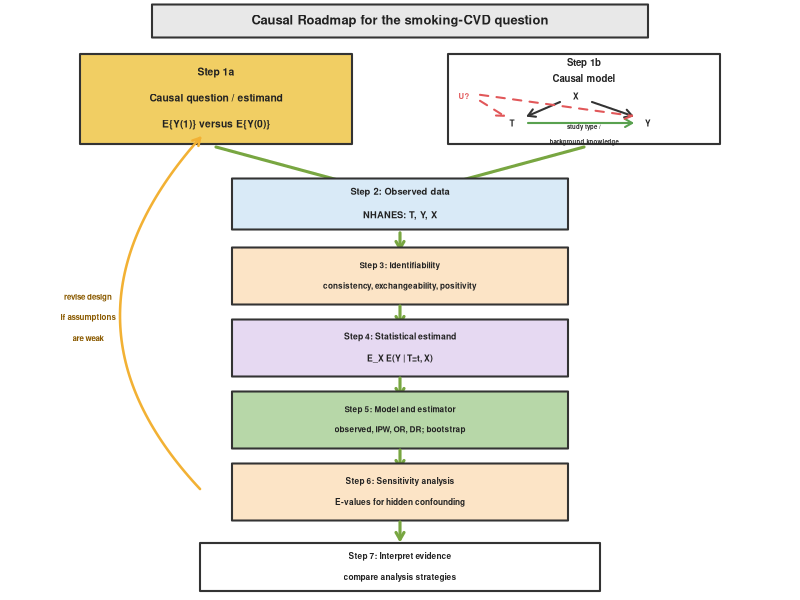
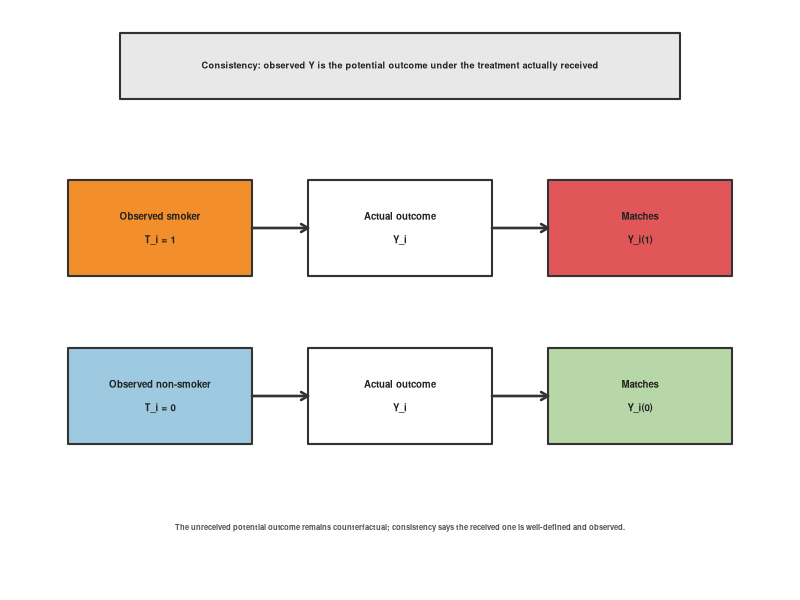
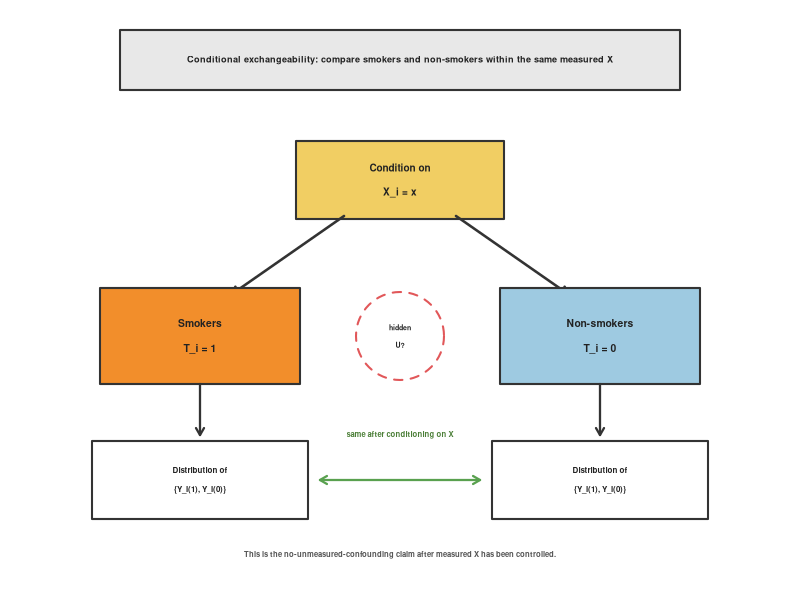
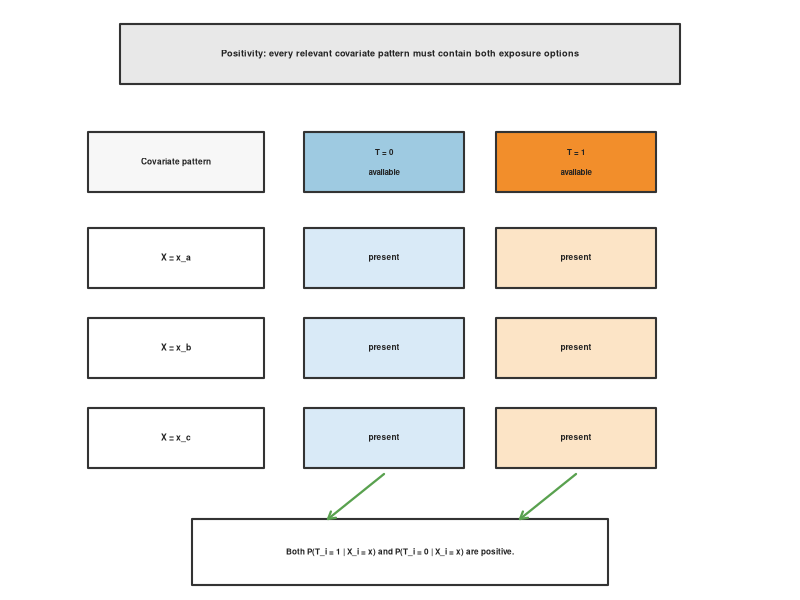
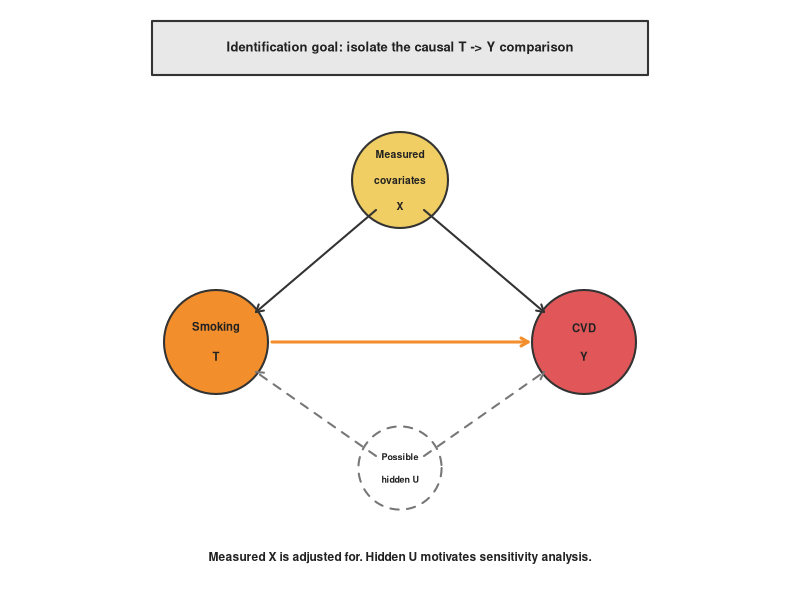
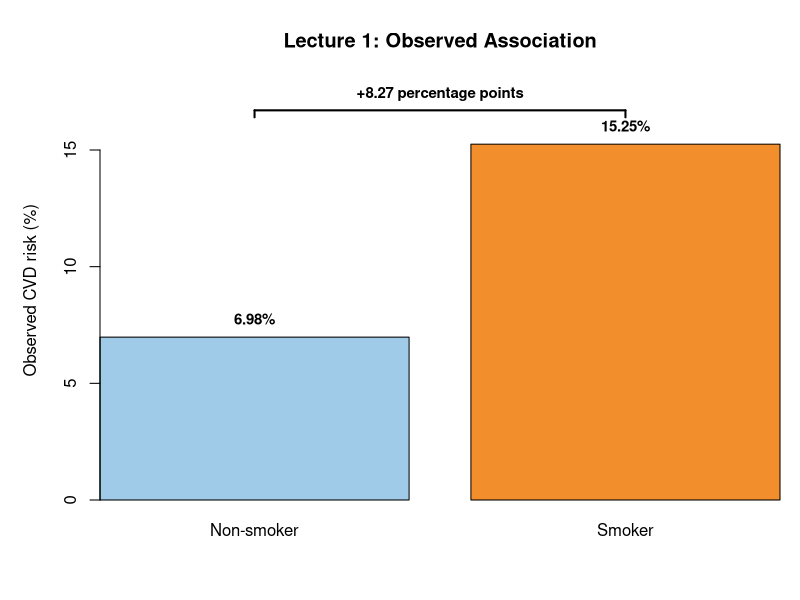
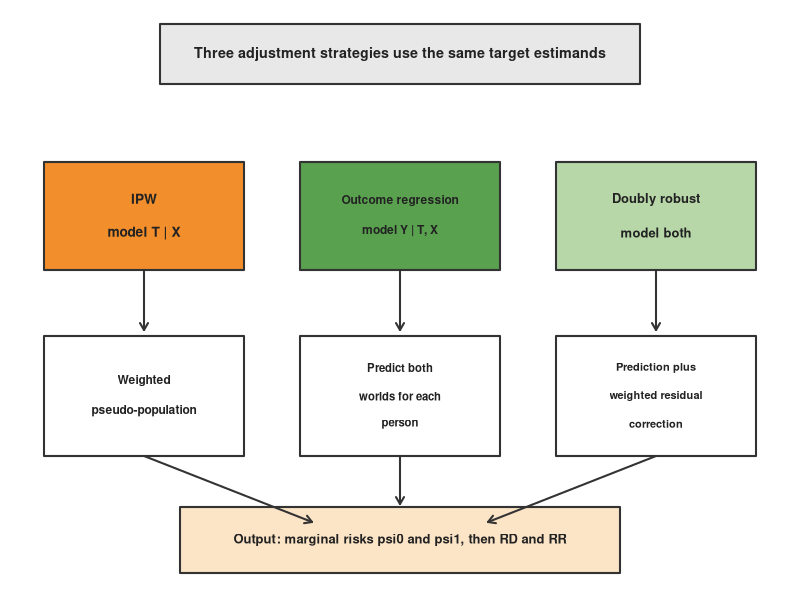
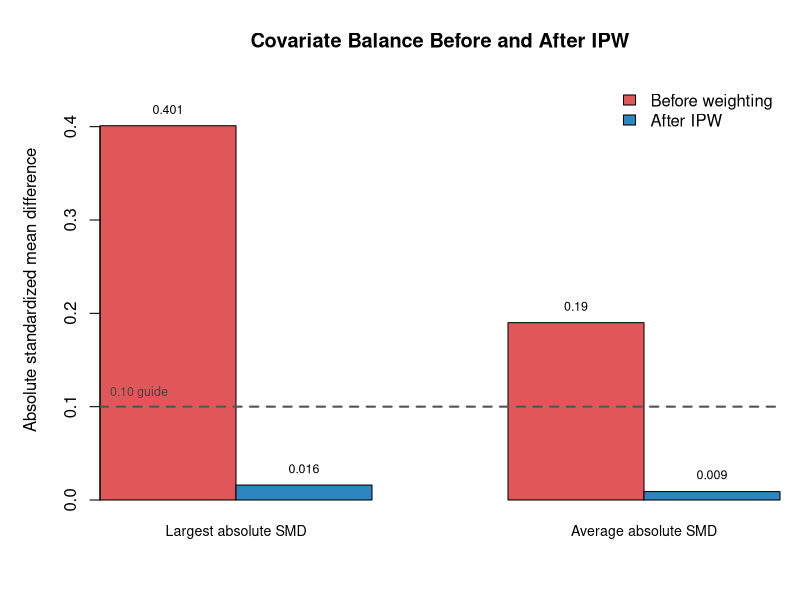

Write R code to recreate these figures, in order.
## ---- chunk 1
knitr::opts_chunk$set(echo = TRUE, message = FALSE, warning = FALSE)
## ---- chunk 2
start_picture <- function() {
  par(mar = c(0, 0, 0, 0), xaxs = "i", yaxs = "i")
  plot.new()
  plot.window(xlim = c(0, 1), ylim = c(0, 1))
}

draw_text <- function(x, y, label, cex = 1, font = 1, col = "#222222") {
  lines <- strsplit(label, "\n", fixed = TRUE)[[1]]
  line_height <- 0.070 * cex
  offsets <- seq((length(lines) - 1) / 2, -(length(lines) - 1) / 2) *
    line_height
  text(rep(x, length(lines)), y + offsets, labels = lines,
       cex = cex, font = font, col = col)
}

draw_box <- function(x, y, w, h, label, fill = "#FFFFFF",
                     border = "#333333", lwd = 2, lty = 1,
                     cex = 1, font = 1) {
  rect(x - w / 2, y - h / 2, x + w / 2, y + h / 2,
       col = fill, border = border, lwd = lwd, lty = lty)
  draw_text(x, y, label, cex = cex, font = font)
}

draw_circle <- function(x, y, r, label, fill = "#FFFFFF",
                        border = "#333333", lwd = 2, lty = 1,
                        cex = 1, font = 1) {
  symbols(x, y, circles = r, inches = FALSE, add = TRUE,
          bg = fill, fg = border, lwd = lwd, lty = lty)
  draw_text(x, y, label, cex = cex, font = font)
}

draw_arrow <- function(x0, y0, x1, y1, col = "#333333",
                       lwd = 2, lty = 1) {
  arrows(x0, y0, x1, y1, length = 0.08, lwd = lwd,
         col = col, lty = lty)
}

draw_curve_arrow <- function(x0, y0, x1, y1, cx, cy,
                             col = "#333333", lwd = 2, lty = 1) {
  t <- seq(0, 1, length.out = 80)
  x <- (1 - t)^2 * x0 + 2 * (1 - t) * t * cx + t^2 * x1
  y <- (1 - t)^2 * y0 + 2 * (1 - t) * t * cy + t^2 * y1

  lines(x, y, col = col, lwd = lwd, lty = lty)
  arrows(
    x[length(x) - 1], y[length(y) - 1],
    x[length(x)], y[length(y)],
    length = 0.08, lwd = lwd, col = col, lty = lty
  )
}
## ---- chunk 3
start_picture()

draw_box(0.50, 0.965, 0.62, 0.055,
         "Causal Roadmap for the smoking-CVD question",
         fill = "#E8E8E8", cex = 0.78, font = 2)

draw_box(0.27, 0.835, 0.34, 0.15,
         "Step 1a\nCausal question / estimand\nE{Y(1)} versus E{Y(0)}",
         fill = "#F1CE63", cex = 0.62, font = 2)

draw_box(0.73, 0.835, 0.34, 0.15,
         " ",
         fill = "#FFFFFF", cex = 0.62, font = 2)
draw_text(0.73, 0.895, "Step 1b", cex = 0.58, font = 2)
draw_text(0.73, 0.870, "Causal model", cex = 0.58, font = 2)
draw_text(0.72, 0.840, "X", cex = 0.50, font = 2)
draw_text(0.64, 0.795, "T", cex = 0.50, font = 2)
draw_text(0.81, 0.795, "Y", cex = 0.50, font = 2)
draw_text(0.58, 0.840, "U?", cex = 0.46, font = 2, col = "#E15759")
draw_arrow(0.70, 0.830, 0.66, 0.807)
draw_arrow(0.74, 0.830, 0.79, 0.807)
draw_arrow(0.66, 0.795, 0.79, 0.795, col = "#59A14F")
draw_arrow(0.60, 0.832, 0.63, 0.807, col = "#E15759", lty = 2)
draw_arrow(0.60, 0.842, 0.79, 0.807, col = "#E15759", lty = 2)
draw_text(0.73, 0.775, "study type /\nbackground knowledge",
          cex = 0.36, font = 2)

draw_arrow(0.27, 0.755, 0.45, 0.690, col = "#78A641", lwd = 3)
draw_arrow(0.73, 0.755, 0.55, 0.690, col = "#78A641", lwd = 3)

draw_box(0.50, 0.660, 0.42, 0.085,
         "Step 2: Observed data\nNHANES: T, Y, X",
         fill = "#D9EAF7", cex = 0.56, font = 2)
draw_arrow(0.50, 0.612, 0.50, 0.586, col = "#78A641", lwd = 3)

draw_box(0.50, 0.540, 0.42, 0.095,
         "Step 3: Identifiability\nconsistency, exchangeability, positivity",
         fill = "#FCE4C6", cex = 0.49, font = 2)
draw_arrow(0.50, 0.490, 0.50, 0.461, col = "#78A641", lwd = 3)

draw_box(0.50, 0.420, 0.42, 0.095,
         "Step 4: Statistical estimand\nE_X E(Y | T=t, X)",
         fill = "#E6D9F2", cex = 0.52, font = 2)
draw_arrow(0.50, 0.370, 0.50, 0.341, col = "#78A641", lwd = 3)

draw_box(0.50, 0.300, 0.42, 0.095,
         "Step 5: Model and estimator\nobserved, IPW, OR, DR; bootstrap",
         fill = "#B7D7A8", cex = 0.49, font = 2)
draw_arrow(0.50, 0.250, 0.50, 0.221, col = "#78A641", lwd = 3)

draw_box(0.50, 0.180, 0.42, 0.095,
         "Step 6: Sensitivity analysis\nE-values for hidden confounding",
         fill = "#FCE4C6", cex = 0.50, font = 2)
draw_arrow(0.50, 0.130, 0.50, 0.101, col = "#78A641", lwd = 3)

draw_box(0.50, 0.055, 0.50, 0.080,
         "Step 7: Interpret evidence\ncompare analysis strategies",
         fill = "#FFFFFF", cex = 0.50, font = 2)

draw_curve_arrow(0.25, 0.185, 0.25, 0.770, 0.05, 0.47,
                 col = "#F2B134", lwd = 2.5)
draw_text(0.11, 0.47, "revise design\nif assumptions\nare weak",
          cex = 0.48, font = 2, col = "#8A5A00")
## ---- chunk 4
start_picture()

draw_box(0.50, 0.89, 0.70, 0.11,
         "Consistency: observed Y is the potential outcome under the treatment actually received",
         fill = "#E8E8E8", cex = 0.55, font = 2)

draw_box(0.20, 0.62, 0.23, 0.16,
         "Observed smoker\nT_i = 1",
         fill = "#F28E2B", cex = 0.58, font = 2)
draw_box(0.50, 0.62, 0.23, 0.16,
         "Actual outcome\nY_i",
         fill = "#FFFFFF", cex = 0.58, font = 2)
draw_box(0.80, 0.62, 0.23, 0.16,
         "Matches\nY_i(1)",
         fill = "#E15759", cex = 0.58, font = 2)
draw_arrow(0.315, 0.62, 0.385, 0.62, lwd = 2.5)
draw_arrow(0.615, 0.62, 0.685, 0.62, lwd = 2.5)

draw_box(0.20, 0.34, 0.23, 0.16,
         "Observed non-smoker\nT_i = 0",
         fill = "#9ECAE1", cex = 0.58, font = 2)
draw_box(0.50, 0.34, 0.23, 0.16,
         "Actual outcome\nY_i",
         fill = "#FFFFFF", cex = 0.58, font = 2)
draw_box(0.80, 0.34, 0.23, 0.16,
         "Matches\nY_i(0)",
         fill = "#B7D7A8", cex = 0.58, font = 2)
draw_arrow(0.315, 0.34, 0.385, 0.34, lwd = 2.5)
draw_arrow(0.615, 0.34, 0.685, 0.34, lwd = 2.5)

draw_text(0.50, 0.12,
          "The unreceived potential outcome remains counterfactual; consistency says the received one is well-defined and observed.",
          cex = 0.46, font = 2, col = "#555555")
## ---- chunk 5
start_picture()

draw_box(0.50, 0.90, 0.70, 0.10,
         "Conditional exchangeability: compare smokers and non-smokers within the same measured X",
         fill = "#E8E8E8", cex = 0.55, font = 2)

draw_box(0.50, 0.70, 0.26, 0.13,
         "Condition on\nX_i = x",
         fill = "#F1CE63", cex = 0.60, font = 2)
draw_arrow(0.43, 0.64, 0.29, 0.51, lwd = 2.5)
draw_arrow(0.57, 0.64, 0.71, 0.51, lwd = 2.5)

draw_box(0.25, 0.44, 0.25, 0.16,
         "Smokers\nT_i = 1",
         fill = "#F28E2B", cex = 0.62, font = 2)
draw_box(0.75, 0.44, 0.25, 0.16,
         "Non-smokers\nT_i = 0",
         fill = "#9ECAE1", cex = 0.62, font = 2)

draw_box(0.25, 0.20, 0.27, 0.13,
         "Distribution of\n{Y_i(1), Y_i(0)}",
         fill = "#FFFFFF", cex = 0.48, font = 2)
draw_box(0.75, 0.20, 0.27, 0.13,
         "Distribution of\n{Y_i(1), Y_i(0)}",
         fill = "#FFFFFF", cex = 0.48, font = 2)
draw_arrow(0.25, 0.36, 0.25, 0.275, lwd = 2.2)
draw_arrow(0.75, 0.36, 0.75, 0.275, lwd = 2.2)
arrows(0.40, 0.20, 0.60, 0.20, code = 3, length = 0.08,
       lwd = 2.2, col = "#59A14F")
draw_text(0.50, 0.275, "same after conditioning on X",
          cex = 0.46, font = 2, col = "#4C7F38")

draw_circle(0.50, 0.44, 0.055, "hidden\nU?",
            fill = "#FFFFFF", border = "#E15759", lwd = 2, lty = 2,
            cex = 0.42, font = 2)
draw_text(0.50, 0.075,
          "This is the no-unmeasured-confounding claim after measured X has been controlled.",
          cex = 0.46, font = 2, col = "#555555")
## ---- chunk 6
start_picture()

draw_box(0.50, 0.91, 0.70, 0.10,
         "Positivity: every relevant covariate pattern must contain both exposure options",
         fill = "#E8E8E8", cex = 0.55, font = 2)

draw_box(0.22, 0.73, 0.22, 0.10, "Covariate pattern",
         fill = "#F7F7F7", cex = 0.50, font = 2)
draw_box(0.48, 0.73, 0.20, 0.10, "T = 0\navailable",
         fill = "#9ECAE1", cex = 0.48, font = 2)
draw_box(0.72, 0.73, 0.20, 0.10, "T = 1\navailable",
         fill = "#F28E2B", cex = 0.48, font = 2)

row_y <- c(0.57, 0.42, 0.27)
row_lab <- c("X = x_a", "X = x_b", "X = x_c")
for (j in seq_along(row_y)) {
  draw_box(0.22, row_y[j], 0.22, 0.10, row_lab[j],
           fill = "#FFFFFF", cex = 0.52, font = 2)
  draw_box(0.48, row_y[j], 0.20, 0.10, "present",
           fill = "#D9EAF7", cex = 0.50, font = 2)
  draw_box(0.72, row_y[j], 0.20, 0.10, "present",
           fill = "#FCE4C6", cex = 0.50, font = 2)
}

draw_box(0.50, 0.08, 0.52, 0.11,
         "Both P(T_i = 1 | X_i = x) and P(T_i = 0 | X_i = x) are positive.",
         fill = "#FFFFFF", cex = 0.49, font = 2)
draw_arrow(0.72, 0.21, 0.65, 0.135, col = "#59A14F", lwd = 2.2)
draw_arrow(0.48, 0.21, 0.41, 0.135, col = "#59A14F", lwd = 2.2)
## ---- chunk 7
start_picture()

draw_box(0.50, 0.92, 0.62, 0.09,
         "Identification goal: isolate the causal T -> Y comparison",
         fill = "#E8E8E8", cex = 0.78, font = 2)

draw_circle(0.50, 0.70, 0.060, "Measured\ncovariates\nX",
            fill = "#F1CE63", cex = 0.62, font = 2)
draw_circle(0.27, 0.43, 0.065, "Smoking\nT",
            fill = "#F28E2B", cex = 0.68, font = 2)
draw_circle(0.73, 0.43, 0.065, "CVD\nY",
            fill = "#E15759", cex = 0.68, font = 2)
draw_circle(0.50, 0.22, 0.052, "Possible\nhidden U",
            fill = "#FFFFFF", border = "#777777", lty = 2,
            cex = 0.54, font = 2)

draw_arrow(0.47, 0.65, 0.32, 0.48)
draw_arrow(0.53, 0.65, 0.68, 0.48)
draw_arrow(0.34, 0.43, 0.66, 0.43, col = "#F28E2B", lwd = 3)
draw_arrow(0.47, 0.24, 0.32, 0.38, col = "#777777", lty = 2)
draw_arrow(0.53, 0.24, 0.68, 0.38, col = "#777777", lty = 2)

draw_text(0.50, 0.07,
          "Measured X is adjusted for. Hidden U motivates sensitivity analysis.",
          cex = 0.72, font = 2)
## ---- chunk 8
risk_percent <- c("Non-smoker" = 6.98, "Smoker" = 15.25)

old_par <- par(mar = c(5, 5, 4, 1))
bar_locations <- barplot(
  risk_percent,
  col = c("#A0CBE8", "#F28E2B"),
  ylim = c(0, 18),
  ylab = "Observed CVD risk (%)",
  main = "Lecture 1: Observed Association"
)

text(
  x = bar_locations,
  y = risk_percent + 0.8,
  labels = paste0(risk_percent, "%"),
  cex = 0.90,
  font = 2
)

segments(bar_locations[1], 16.7, bar_locations[2], 16.7, lwd = 2)
segments(bar_locations[1], 16.4, bar_locations[1], 16.7, lwd = 2)
segments(bar_locations[2], 16.4, bar_locations[2], 16.7, lwd = 2)
text(mean(bar_locations), 17.4, "+8.27 percentage points", cex = 0.90, font = 2)
par(old_par)
## ---- chunk 9
start_picture()

draw_box(0.50, 0.91, 0.60, 0.10,
         "Three adjustment strategies use the same target estimands",
         fill = "#E8E8E8", cex = 0.86, font = 2)

draw_box(0.18, 0.64, 0.25, 0.18,
         "IPW\nmodel T | X",
         fill = "#F28E2B", cex = 0.82, font = 2)
draw_box(0.50, 0.64, 0.25, 0.18,
         "Outcome regression\nmodel Y | T, X",
         fill = "#59A14F", cex = 0.72, font = 2)
draw_box(0.82, 0.64, 0.25, 0.18,
         "Doubly robust\nmodel both",
         fill = "#B7D7A8", cex = 0.78, font = 2)

draw_box(0.18, 0.34, 0.25, 0.20,
         "Weighted\npseudo-population",
         fill = "#FFFFFF", cex = 0.72, font = 2)
draw_box(0.50, 0.34, 0.25, 0.20,
         "Predict both\nworlds for each\nperson",
         fill = "#FFFFFF", cex = 0.68, font = 2)
draw_box(0.82, 0.34, 0.25, 0.20,
         "Prediction plus\nweighted residual\ncorrection",
         fill = "#FFFFFF", cex = 0.66, font = 2)

draw_arrow(0.18, 0.55, 0.18, 0.45)
draw_arrow(0.50, 0.55, 0.50, 0.45)
draw_arrow(0.82, 0.55, 0.82, 0.45)

draw_box(0.50, 0.10, 0.55, 0.11,
         "Output: marginal risks psi0 and psi1, then RD and RR",
         fill = "#FCE4C6", cex = 0.78, font = 2)
draw_arrow(0.18, 0.24, 0.39, 0.13)
draw_arrow(0.50, 0.24, 0.50, 0.16)
draw_arrow(0.82, 0.24, 0.61, 0.13)
## ---- chunk 10
balance_matrix <- rbind(
  "Largest absolute SMD" = c("Before weighting" = 0.401, "After IPW" = 0.016),
  "Average absolute SMD" = c("Before weighting" = 0.190, "After IPW" = 0.009)
)

old_par <- par(mar = c(5, 5, 4, 1))
bar_locations <- barplot(
  t(balance_matrix),
  beside = TRUE,
  col = c("#E15759", "#2E86C1"),
  ylim = c(0, 0.45),
  ylab = "Absolute standardized mean difference",
  main = "Covariate Balance Before and After IPW",
  cex.names = 0.85
)

abline(h = 0.10, col = "#555555", lty = 2, lwd = 2)
text(1.0, 0.115, "0.10 guide", cex = 0.75, pos = 4, col = "#444444")

text(
  x = bar_locations,
  y = t(balance_matrix) + 0.018,
  labels = round(t(balance_matrix), 3),
  cex = 0.75
)

legend(
  "topright",
  legend = c("Before weighting", "After IPW"),
  fill = c("#E15759", "#2E86C1"),
  bty = "n"
)
par(old_par)
## ---- chunk 11
start_picture()

draw_box(0.16, 0.58, 0.24, 0.20,
         "Observed\ncovariates\nX1,...,Xn",
         fill = "#F1CE63", cex = 0.78, font = 2)
draw_box(0.47, 0.75, 0.27, 0.18,
         "Set everyone\nT = 0",
         fill = "#A0CBE8", cex = 0.82, font = 2)
draw_box(0.47, 0.41, 0.27, 0.18,
         "Set everyone\nT = 1",
         fill = "#F28E2B", cex = 0.82, font = 2)
draw_box(0.80, 0.75, 0.25, 0.18,
         "Average\nmhat(0, X)",
         fill = "#FFFFFF", cex = 0.78, font = 2)
draw_box(0.80, 0.41, 0.25, 0.18,
         "Average\nmhat(1, X)",
         fill = "#FFFFFF", cex = 0.78, font = 2)

draw_arrow(0.28, 0.62, 0.34, 0.72)
draw_arrow(0.28, 0.54, 0.34, 0.44)
draw_arrow(0.61, 0.75, 0.67, 0.75)
draw_arrow(0.61, 0.41, 0.67, 0.41)

draw_text(0.50, 0.15,
          "The covariate distribution stays fixed; only the intervention value T changes.",
          cex = 0.82, font = 2)
## ---- chunk 12
start_picture()

draw_box(0.50, 0.92, 0.52, 0.09,
         "Doubly robust estimator = prediction + correction",
         fill = "#E8E8E8", cex = 0.78, font = 2)

draw_box(0.30, 0.70, 0.30, 0.18,
         "Outcome model\nprediction\nmhat(t,X)",
         fill = "#59A14F", cex = 0.74, font = 2)
draw_box(0.70, 0.70, 0.30, 0.18,
         "Weighted residual\nT/ehat(X) or\n(1-T)/(1-ehat(X))\n{Y - mhat}",
         fill = "#A0CBE8", cex = 0.48, font = 2)
draw_text(0.50, 0.70, "+", cex = 1.60, font = 2)

draw_box(0.50, 0.42, 0.34, 0.16,
         "Doubly robust\nrisk estimate",
         fill = "#B7D7A8", cex = 0.80, font = 2)

draw_arrow(0.30, 0.61, 0.43, 0.50)
draw_arrow(0.70, 0.61, 0.57, 0.50)

draw_box(0.50, 0.15, 0.72, 0.13,
         "Protection: consistent if either the treatment model\nor outcome model is correct enough",
         fill = "#FCE4C6", cex = 0.68, font = 2)
draw_arrow(0.50, 0.34, 0.50, 0.235)
## ---- chunk 13
start_picture()

draw_box(0.50, 0.90, 0.58, 0.10,
         "Second-order remainder = product of nuisance errors",
         fill = "#E8E8E8", cex = 0.76, font = 2)

draw_box(0.22, 0.62, 0.28, 0.18,
         "Outcome error\n||mhat(t,.) - m(t,.)||",
         fill = "#DDDDF7", cex = 0.62, font = 2)
draw_box(0.50, 0.62, 0.08, 0.18,
         "x",
         fill = "#FFFFFF", cex = 1.15, font = 2)
draw_box(0.78, 0.62, 0.28, 0.18,
         "Propensity error\n||ehat - e||",
         fill = "#D8F5DA", cex = 0.62, font = 2)

draw_arrow(0.34, 0.52, 0.46, 0.39)
draw_arrow(0.66, 0.52, 0.54, 0.39)

draw_box(0.50, 0.31, 0.36, 0.16,
         "Remainder bias\nR_t(hat eta, eta)",
         fill = "#FADCDC", cex = 0.68, font = 2)

draw_arrow(0.50, 0.22, 0.50, 0.14)
draw_box(0.50, 0.08, 0.70, 0.11,
         "If the product is o_p(n^{-1/2}), the EIF empirical average dominates.",
         fill = "#FCE4C6", cex = 0.62, font = 2)
## ---- chunk 14
estimate_pp <- c(IPW = 2.99, "Outcome regression" = 3.45, "Doubly robust" = 3.25)
lower_pp <- c(IPW = 1.62, "Outcome regression" = 2.11, "Doubly robust" = 1.94)
upper_pp <- c(IPW = 4.56, "Outcome regression" = 5.02, "Doubly robust" = 4.92)
plot_order <- c("Doubly robust", "Outcome regression", "IPW")
plot_y <- seq_along(plot_order)
method_cols <- c("Doubly robust" = "#B7D7A8",
                 "Outcome regression" = "#59A14F",
                 "IPW" = "#F28E2B")

old_par <- par(mar = c(5, 9, 4, 1))
plot(
  estimate_pp[plot_order],
  plot_y,
  xlim = c(0, 5.6),
  ylim = c(0.5, 3.5),
  yaxt = "n",
  xlab = "Risk difference: smoker minus non-smoker (percentage points)",
  ylab = "",
  pch = 19,
  cex = 1.5,
  col = method_cols[plot_order],
  main = "Lecture 5: Bootstrap 95% Confidence Intervals"
)

segments(lower_pp[plot_order], plot_y, upper_pp[plot_order], plot_y,
         lwd = 3, col = method_cols[plot_order])
segments(lower_pp[plot_order], plot_y - 0.08,
         lower_pp[plot_order], plot_y + 0.08,
         lwd = 3, col = method_cols[plot_order])
segments(upper_pp[plot_order], plot_y - 0.08,
         upper_pp[plot_order], plot_y + 0.08,
         lwd = 3, col = method_cols[plot_order])
abline(v = 0, lwd = 2, lty = 2, col = "#555555")
axis(2, at = plot_y, labels = plot_order, las = 1)
text(estimate_pp[plot_order], plot_y + 0.20,
     labels = paste0(estimate_pp[plot_order], " pp"), cex = 0.82)
par(old_par)
## ---- chunk 15
evalues <- c(IPW = 2.021, "Outcome regression" = 2.159, "Doubly robust" = 2.104)
plot_order <- c("Doubly robust", "Outcome regression", "IPW")
plot_y <- seq_along(plot_order)

old_par <- par(mar = c(5, 9, 4, 1))
plot(
  evalues[plot_order],
  plot_y,
  xlim = c(1, 2.45),
  ylim = c(0.5, 3.5),
  yaxt = "n",
  xlab = "Minimum hidden-confounder strength on risk-ratio scale",
  ylab = "",
  pch = 19,
  cex = 1.6,
  col = "#E15759",
  main = "Lecture 6: E-values for Unmeasured Confounding"
)

segments(1, plot_y, evalues[plot_order], plot_y,
         lwd = 4, col = "#FCE4C6")
abline(v = 1, lwd = 2, lty = 2, col = "#555555")
abline(v = 2, lwd = 2, lty = 3, col = "#777777")
axis(2, at = plot_y, labels = plot_order, las = 1)
text(evalues[plot_order], plot_y + 0.18,
     labels = round(evalues[plot_order], 2), cex = 0.86)
legend(
  "bottomright",
  legend = c("Point-estimate E-value", "Reference: 2-fold"),
  pch = c(19, NA),
  lty = c(NA, 3),
  lwd = c(NA, 2),
  col = c("#E15759", "#777777"),
  bty = "n"
)
par(old_par)
## ---- chunk 16
rd_pp <- c(
  "Observed" = 8.20,
  "IPW" = 2.99,
  "Outcome\nregression" = 3.45,
  "Doubly\nrobust" = 3.25
)

old_par <- par(mar = c(6, 5, 4, 1))
bar_locations <- barplot(
  rd_pp,
  col = c("#A0CBE8", "#F28E2B", "#59A14F", "#B7D7A8"),
  ylim = c(0, 9.5),
  ylab = "Risk difference (percentage points)",
  main = "Adjusted Methods Attenuate the Raw Association",
  cex.names = 0.88
)

text(
  x = bar_locations,
  y = rd_pp + 0.35,
  labels = paste0(rd_pp, " pp"),
  cex = 0.82,
  font = 2
)

arrows(bar_locations[1] + 0.15, 7.4, bar_locations[4] - 0.15, 4.1,
       length = 0.08, lwd = 2.5, col = "#555555")
text(mean(bar_locations[c(1, 4)]), 6.25,
     "adjustment for measured X", cex = 0.82, font = 2, col = "#444444")
par(old_par)
